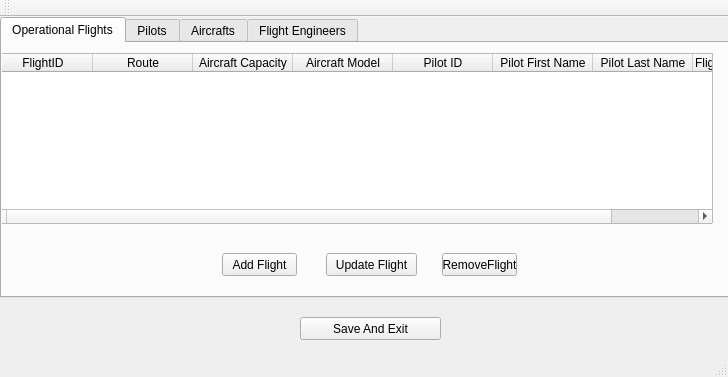
<?xml version="1.0" encoding="UTF-8"?>
<ui version="4.0">
 <class>MainWindow</class>
 <widget class="QMainWindow" name="MainWindow">
  <property name="geometry">
   <rect>
    <x>0</x>
    <y>0</y>
    <width>728</width>
    <height>377</height>
   </rect>
  </property>
  <property name="windowTitle">
   <string>MainWindow</string>
  </property>
  <widget class="QWidget" name="centralWidget">
   <widget class="QTabWidget" name="tabWidget">
    <property name="geometry">
     <rect>
      <x>0</x>
      <y>0</y>
      <width>731</width>
      <height>281</height>
     </rect>
    </property>
    <property name="currentIndex">
     <number>0</number>
    </property>
    <widget class="QWidget" name="tab">
     <attribute name="title">
      <string>Operational Flights</string>
     </attribute>
     <widget class="QTableWidget" name="tableWidget">
      <property name="geometry">
       <rect>
        <x>-10</x>
        <y>10</y>
        <width>721</width>
        <height>171</height>
       </rect>
      </property>
      <column>
       <property name="text">
        <string>FlightID</string>
       </property>
      </column>
      <column>
       <property name="text">
        <string>Route</string>
       </property>
      </column>
      <column>
       <property name="text">
        <string>Aircraft Capacity</string>
       </property>
      </column>
      <column>
       <property name="text">
        <string>Aircraft Model</string>
       </property>
      </column>
      <column>
       <property name="text">
        <string>Pilot ID</string>
       </property>
      </column>
      <column>
       <property name="text">
        <string>Pilot First Name</string>
       </property>
      </column>
      <column>
       <property name="text">
        <string>Pilot Last Name</string>
       </property>
      </column>
      <column>
       <property name="text">
        <string>Flight Engineer ID</string>
       </property>
      </column>
     </widget>
     <widget class="QPushButton" name="pushButton_2">
      <property name="geometry">
       <rect>
        <x>220</x>
        <y>210</y>
        <width>75</width>
        <height>23</height>
       </rect>
      </property>
      <property name="text">
       <string>Add Flight</string>
      </property>
     </widget>
     <widget class="QPushButton" name="pushButton_3">
      <property name="geometry">
       <rect>
        <x>440</x>
        <y>210</y>
        <width>75</width>
        <height>23</height>
       </rect>
      </property>
      <property name="text">
       <string>RemoveFlight</string>
      </property>
     </widget>
     <widget class="QPushButton" name="pushButton_10">
      <property name="geometry">
       <rect>
        <x>324</x>
        <y>210</y>
        <width>91</width>
        <height>23</height>
       </rect>
      </property>
      <property name="text">
       <string>Update Flight</string>
      </property>
     </widget>
    </widget>
    <widget class="QWidget" name="tab_2">
     <attribute name="title">
      <string>Pilots</string>
     </attribute>
     <widget class="QTableWidget" name="tableWidget_2">
      <property name="geometry">
       <rect>
        <x>40</x>
        <y>10</y>
        <width>621</width>
        <height>171</height>
       </rect>
      </property>
      <column>
       <property name="text">
        <string>ID</string>
       </property>
      </column>
      <column>
       <property name="text">
        <string>First Name</string>
       </property>
      </column>
      <column>
       <property name="text">
        <string>Last Name</string>
       </property>
      </column>
      <column>
       <property name="text">
        <string>Experiance/hrs</string>
       </property>
      </column>
      <column>
       <property name="text">
        <string>Basic Pay</string>
       </property>
      </column>
      <column>
       <property name="text">
        <string>Flying Fee/hr</string>
       </property>
      </column>
     </widget>
     <widget class="QPushButton" name="pushButton_4">
      <property name="geometry">
       <rect>
        <x>270</x>
        <y>210</y>
        <width>75</width>
        <height>23</height>
       </rect>
      </property>
      <property name="text">
       <string>Add Pilot</string>
      </property>
     </widget>
     <widget class="QPushButton" name="pushButton_7">
      <property name="geometry">
       <rect>
        <x>350</x>
        <y>210</y>
        <width>75</width>
        <height>23</height>
       </rect>
      </property>
      <property name="text">
       <string>Remove</string>
      </property>
     </widget>
    </widget>
    <widget class="QWidget" name="tab_3">
     <attribute name="title">
      <string>Aircrafts</string>
     </attribute>
     <widget class="QTableWidget" name="tableWidget_3">
      <property name="geometry">
       <rect>
        <x>30</x>
        <y>20</y>
        <width>331</width>
        <height>221</height>
       </rect>
      </property>
      <column>
       <property name="text">
        <string>Aircraft ID</string>
       </property>
      </column>
      <column>
       <property name="text">
        <string>Model</string>
       </property>
      </column>
      <column>
       <property name="text">
        <string>Capacity</string>
       </property>
      </column>
     </widget>
     <widget class="QPushButton" name="pushButton_5">
      <property name="geometry">
       <rect>
        <x>430</x>
        <y>90</y>
        <width>91</width>
        <height>23</height>
       </rect>
      </property>
      <property name="text">
       <string>Add Aircraft</string>
      </property>
     </widget>
     <widget class="QPushButton" name="pushButton_6">
      <property name="geometry">
       <rect>
        <x>430</x>
        <y>130</y>
        <width>91</width>
        <height>23</height>
       </rect>
      </property>
      <property name="text">
       <string>Remove Aircraft</string>
      </property>
     </widget>
    </widget>
    <widget class="QWidget" name="tab_4">
     <attribute name="title">
      <string>Flight Engineers</string>
     </attribute>
     <widget class="QTableWidget" name="tableWidget_4">
      <property name="geometry">
       <rect>
        <x>90</x>
        <y>20</y>
        <width>531</width>
        <height>192</height>
       </rect>
      </property>
      <column>
       <property name="text">
        <string>ID</string>
       </property>
      </column>
      <column>
       <property name="text">
        <string>First Name</string>
       </property>
      </column>
      <column>
       <property name="text">
        <string>Last Name</string>
       </property>
      </column>
      <column>
       <property name="text">
        <string>Salary</string>
       </property>
      </column>
      <column>
       <property name="text">
        <string>Lisence</string>
       </property>
      </column>
     </widget>
     <widget class="QPushButton" name="pushButton_8">
      <property name="geometry">
       <rect>
        <x>270</x>
        <y>220</y>
        <width>75</width>
        <height>23</height>
       </rect>
      </property>
      <property name="text">
       <string>Add</string>
      </property>
     </widget>
     <widget class="QPushButton" name="pushButton_9">
      <property name="geometry">
       <rect>
        <x>370</x>
        <y>220</y>
        <width>75</width>
        <height>23</height>
       </rect>
      </property>
      <property name="text">
       <string>Remove</string>
      </property>
     </widget>
    </widget>
   </widget>
   <widget class="QPushButton" name="pushButton">
    <property name="geometry">
     <rect>
      <x>300</x>
      <y>300</y>
      <width>141</width>
      <height>23</height>
     </rect>
    </property>
    <property name="text">
     <string>Save And Exit</string>
    </property>
   </widget>
  </widget>
  <widget class="QMenuBar" name="menuBar">
   <property name="geometry">
    <rect>
     <x>0</x>
     <y>0</y>
     <width>728</width>
     <height>21</height>
    </rect>
   </property>
  </widget>
  <widget class="QToolBar" name="mainToolBar">
   <attribute name="toolBarArea">
    <enum>TopToolBarArea</enum>
   </attribute>
   <attribute name="toolBarBreak">
    <bool>false</bool>
   </attribute>
  </widget>
  <widget class="QStatusBar" name="statusBar"/>
 </widget>
 <layoutdefault spacing="6" margin="11"/>
 <resources/>
 <connections/>
</ui>
